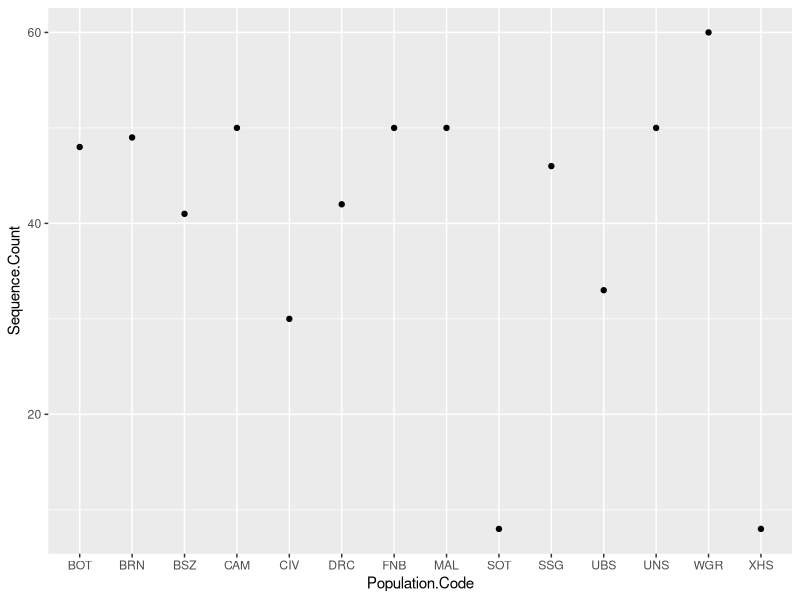
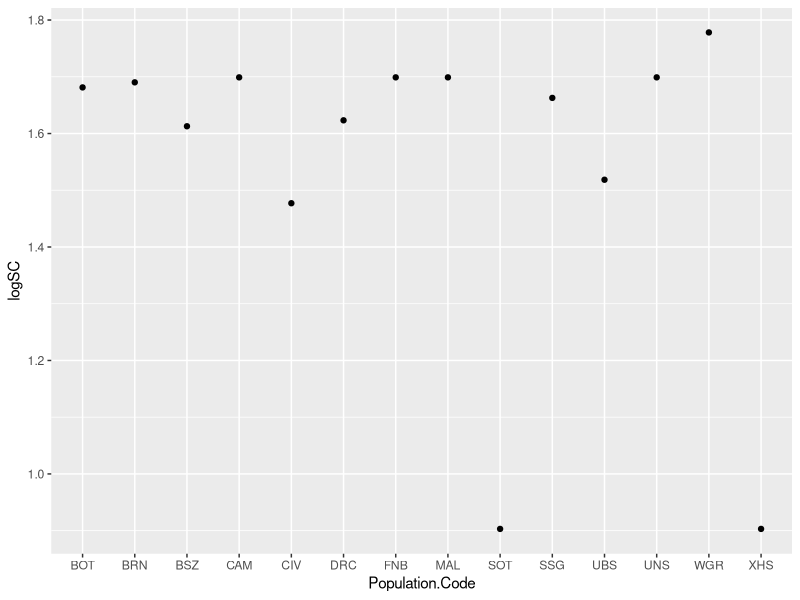
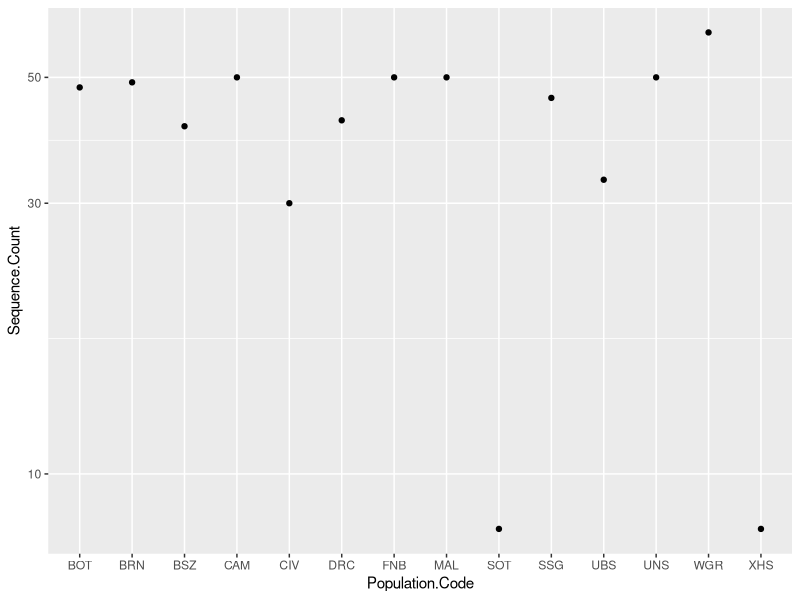
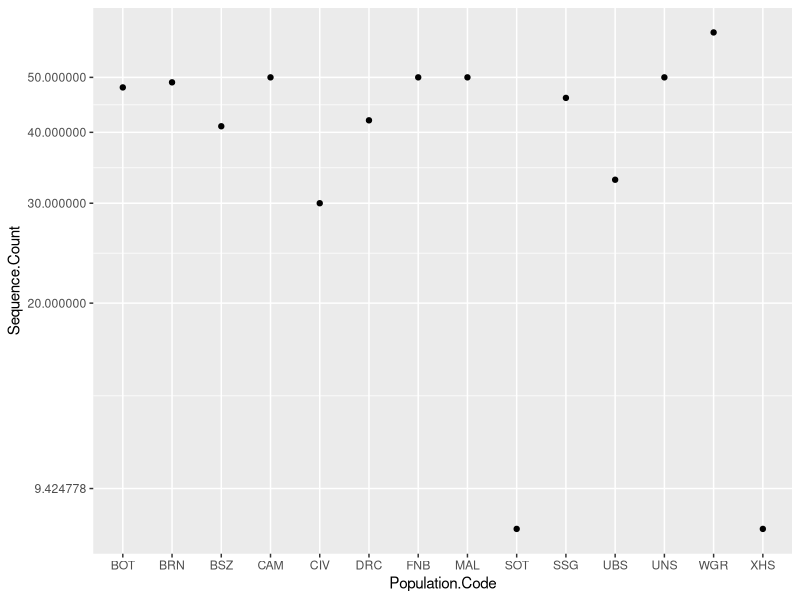
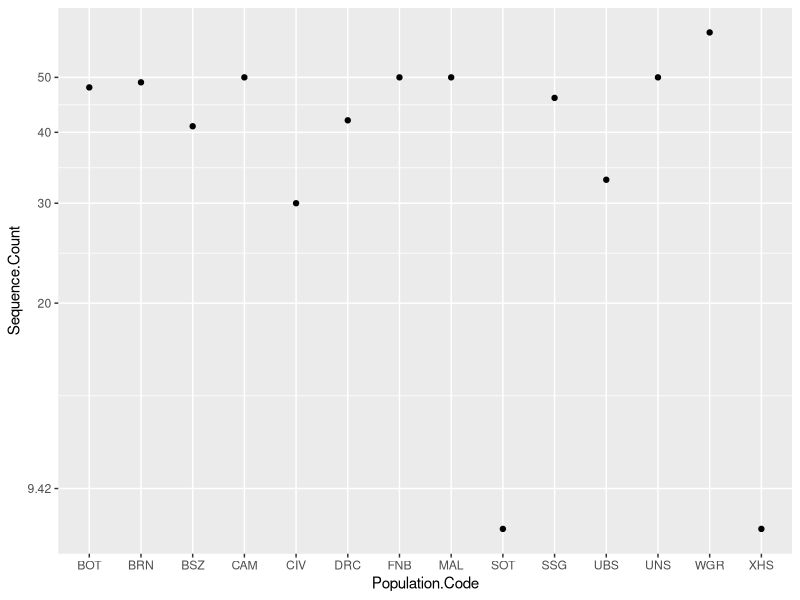
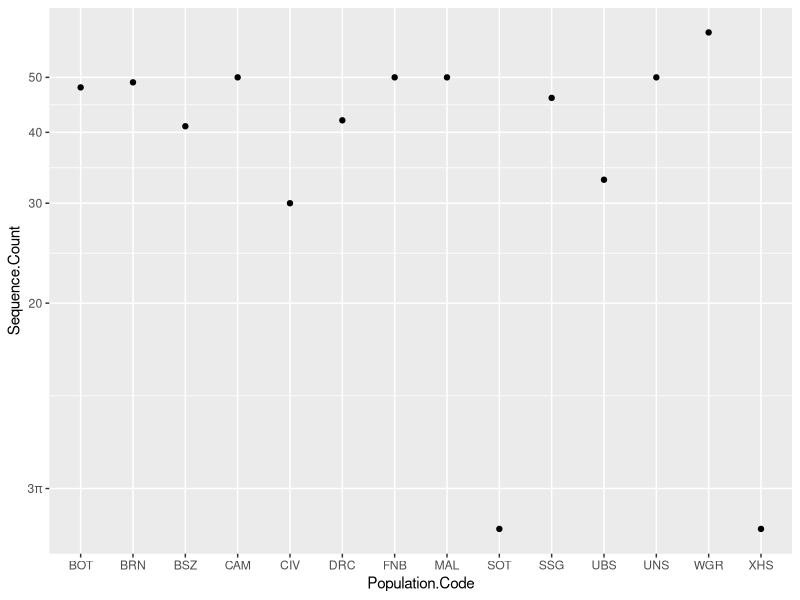
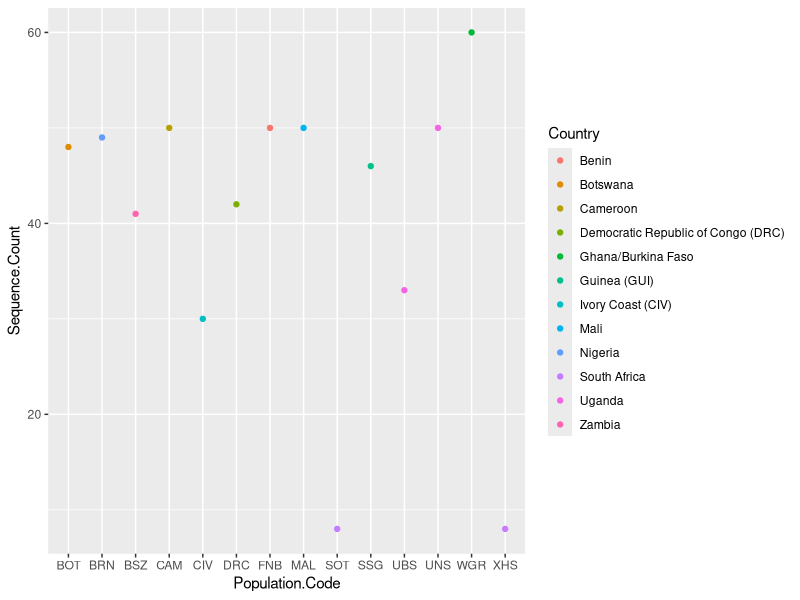
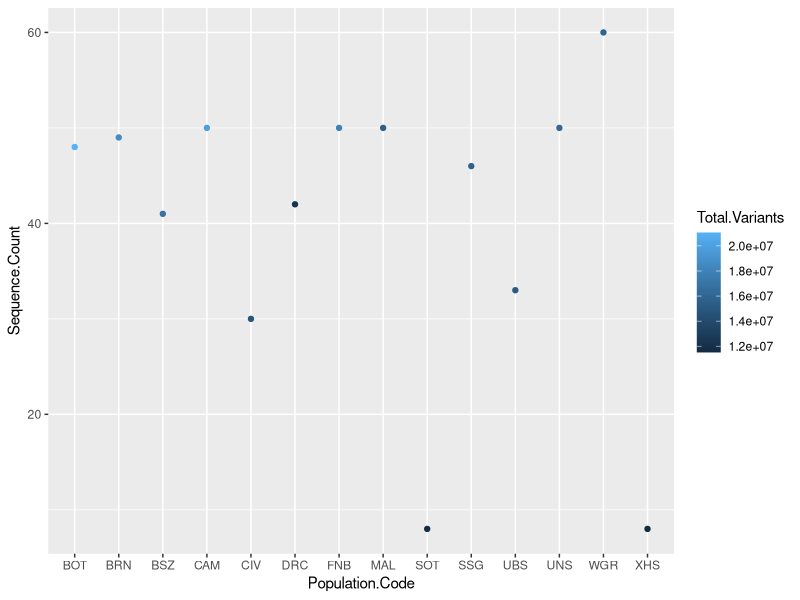

Write R code to recreate these figures, in order.
#!/usr/bin/env Rscript

#' ---
#' title: "Generating graphics in R - part I"
#' subtitle: "MSB7102: R programming and Bioconductor"
#' author: Poorani Subramanian
#' email: 'poorani.subramanian@nih.gov'
#' ---



#' Data is from:
#' 
#' Choudhury, A., Aron, S., Botigué, L.R. *et al.* High-depth African genomes inform human migration and health. *Nature* **586**, 741–748 (2020). https://doi.org/10.1038/s41586-020-2859-7
#' 
#' This paper analyzed whole genome sequencing data from 585 individuals in order to
#'  characterize their genomic variation.  The individuals
#' were separated into different populations based on their ethnolinguistic group.  The 
#' genomic variants - [single nucleotide variants](https://www.sciencedirect.com/science/article/pii/B9780124047488000083) - were characerized in different ways and summarized 
#' for each population.
#' 
#' Data cleaned in [clean_data.R](clean_data.R) 
#' 
#' read in cleaned data
data <- read.delim("Supp_Meth_T1_Supp_T4_merged.txt", stringsAsFactors = F)
names(data)[names(data) == "X.2x.within.population"] <- "gt.2x.within.population"
data


#' ## ggplot2

#' ggplot2 is based on *The Grammar of Graphics* by [Leland Wilkinson](https://www.cs.uic.edu/~wilkinson/TheGrammarOfGraphics/GOG.html).  In R, we associate [GoG with Hadley Wickham](https://vita.had.co.nz/papers/layered-grammar.pdf) the author of ggplot2.  He is very influential in R programming - started the "tidyverse."  ggplot2 is probably the MOST popular plotting package in R.

library(ggplot2)

#' ### Basics

#' 1. start with ggplot function - specify data and "aesthetics"
#' 2. add "geoms" which are the type of plot (points, lines, bars, etc)
#' 3. add "scales" which further specify the aesthetics: axes, colors, sizes
#'

#' *Aesthetics* map from variables in the data to components of the graph. A **scatterplot**
ggplot(data, aes(x=Population.Code, y=Sequence.Count)) + geom_point()


#' ## Scales (inc. Colors)
#'
#' Plot log of Sequence Count first making separate column logSC holding
#' log10 of data
data$logSC <- log10(data$Sequence.Count)
ggplot(data, aes(x=Population.Code, y=logSC)) + geom_point()



#' Could also change the scale.  *Scales* change the scale (quantitative or qualitative) of an aesthetic mapping.
ggplot(data, aes(x=Population.Code, y=Sequence.Count)) + geom_point() + scale_y_log10()




#' Change the breaks, labels (plotmath), limits
ggplot(data, aes(x=Population.Code, y=Sequence.Count)) + geom_point() + scale_y_log10(breaks=c(3*pi,20,30, 40, 50))

ggplot(data, aes(x=Population.Code, y=Sequence.Count)) + geom_point() + scale_y_log10(breaks=c(3*pi,20,30, 40, 50), labels=c(9.42, 20, 30, 40, 50))

#' very fancy label
ggplot(data, aes(x=Population.Code, y=Sequence.Count)) + geom_point() + scale_y_log10(breaks=c(3*pi, 20,30, 40, 50), labels=do.call(expression, c(bquote(3*pi), 20,30, 40, 50)))


#' We can color the points based on Country
ggplot(data, aes(x=Population.Code, y=Sequence.Count, color=Country)) + geom_point()

#' We can color the points based on total number of variants
ggplot(data, aes(x=Population.Code, y=Sequence.Count, color=Total.Variants)) + geom_point()

#' **Q:** Why the difference in the color scales?
#'
#' **A:** Because we have different classes of variables.  Total.Variants is a continuous numeric. And Country is a discrete character/factor.
class(data$Total.Variants)
class(data$Country)

#' Other continuous palettes we can use for gradients with built-in color palette
?rainbow
ggplot(data, aes(x=Population.Code, y=Sequence.Count, color=Total.Variants)) + geom_point() + scale_color_gradientn(colors=rainbow(5))


#' What factors affect Total Variants? Sequence.Count? Post.QC.Count? Approximate.Seq.Depth?
#' The dataset has one sequence/sample per individual in the study.  Does the total number of
#' variants increase with the number of sequences?  
#' 
#' We should use the Post.QC.Count column instead of Sequence.Count because some 
#' sequences were eliminated due to poor quality, so the variants were only
#' determined from those that passed QC.
ggplot(data, aes(x=Population.Code, y=Post.QC.Count, color=Total.Variants)) + geom_point() + scale_color_gradientn(colors=rainbow(5))


#' The legend represents the scale, so use scale function to change some elements.
#' Change limits to 14000000 up to 22000000.  What happens to points with
#' `Total.Variants < 14000000`?
ggplot(data, aes(x=Population.Code, y=Post.QC.Count, color=Total.Variants)) + geom_point() + scale_color_gradientn(colors=rainbow(5), limits=c(14000000, 22000000))


#' Turn off scientific notation labels using format explicitly or as function
labels <- 10^6*c(12,14,16,18,20)
newlabels <- format(labels, scientific=F)

ggplot(data, aes(x=Population.Code, y=Post.QC.Count, color=Total.Variants)) + geom_point() + scale_color_gradientn(colors=rainbow(5), labels = newlabels)

ggplot(data, aes(x=Population.Code, y=Post.QC.Count, color=Total.Variants)) + geom_point() + scale_color_gradientn(colors=rainbow(5), labels = function(x) format(x, scientific=F))


#' Change name of legend
ggplot(data, aes(x=Population.Code, y=Post.QC.Count, color=Total.Variants)) + geom_point() + scale_color_gradientn(colors=rainbow(5), labels = function(x) format(x, scientific=F), name="total num\nof variants")



#' **Let's make a plot like Fig. 3b in paper**
#' 
#' Reading the paper, Figure 3 only used the data from the H3Africa dataset
#' that had 30x sequencing depth.  So we make a subset data frame with only those
#' populations
sub <- subset(data, !is.na(Count.after.outlier.removal))

#' The populations in 3b were sorted in decreasing order of the number of Novel variants,
#' so we sort our data frame the same way.
neworder <- order(sub$Novel.variants, decreasing = T)
sub <- sub[neworder,]

#' In the paper, they say:  
#' 
#' >Novel variant discovery was also represented as a cumulative function, in which we sequentially plotted the number of novel variants that were discovered each time a new population was included.
#' 
#' I am not sure the exact method used - they may have only added the novel variants
#' that were not shared with previous population in sequential order
#' But, we do not have the fine-grained information on how many variants are shared between
#' each pair of populations.  So, we will approximate this (disregarding the shared variants) 
#' using the `cumsum` function to calculate the cumulative sum.
sub$Add.variants <- cumsum(sub$Novel.variants)
sub

ggplot(sub, aes(x=Population.Code, y=Add.variants, color=Country)) + geom_point()

#' The x-axis is not in the correct order.  What kind of scale is it?  Discrete! 
#' We use the *limits* arg of `scale_x_discrete` to change the order.
ggplot(sub, aes(x=Population.Code, y=Add.variants, color=Country)) + geom_point() + scale_x_discrete(limits=sub$Population.Code)

#' For discrete color scales, we use `scale_color_manual` to *manually* change the colors.  We give one color for every distinct value of Country in our data. And use color scale to manually set the colors(see `help(colors)` for different colors you can use).  Can also change size of points in geom_point.
length(unique(sub$Country))
colors <- c("red", "green", "yellow", "blue", "purple", "brown", "orange")

ggplot(sub, aes(x=Population.Code, y=Add.variants, color=Country)) + geom_point() + scale_x_discrete(limits=sub$Population.Code) + scale_color_manual(values=colors)

#' Increase the size of the points using *size* argument to `geom_point`. 
ggplot(sub, aes(x=Population.Code, y=Add.variants, color=Country)) + geom_point(size=3) + scale_x_discrete(limits=sub$Population.Code) + scale_color_manual(values=colors)

#' ### Saving plots
#'
#' Save most recent plot to file
ggsave("plot1.pdf")

#' Can also assign variable name to plot and then save that.
myplot <- ggplot(data, aes(x=Population.Code, y=Post.QC.Count, color=Total.Variants)) + geom_point() + scale_color_gradientn(colors=rainbow(5), labels = function(x) format(x, scientific=F), name="total num\nof variants")
ggsave("myplot.pdf", plot=myplot)

#' ## Geoms
#'
#' Change **geom** to change type of plot
ggplot(sub, aes(x=Population.Code, y=Novel.variants)) + geom_col()

#' ### Long vs wide data

#' Suppose we want to plot a **Stacked bar graph** of the novel variants, showing
#' the proportion of singletons and proportion found >=2 times in the population
sub$singleton <- sub$Novel.variants - sub$gt.2x.within.population


#' ggplot expects **long data**.  Long data is where each column corresponds to a single variable, so you can match up variables to aesthetics.

#' Use `pivot_longer` from tidyr or `melt` from reshape2
long <- reshape2::melt(sub, measure.vars = c("singleton", "gt.2x.within.population"), variable.name="Frequency", value.name = "Num.variants")

long <- tidyr::pivot_longer(sub, cols = c("singleton", "gt.2x.within.population"), names_to="Frequency", values_to="Num.variants")

#' Now we can color our bars based on the Frequency
ggplot(long, aes(x=Population.Code, y=Num.variants, fill=Frequency)) + geom_col()

#' Unstacked barplot using position dodge or fill
ggplot(long, aes(x=Population.Code, y=Num.variants, fill=Frequency)) + geom_col(position = "dodge") 
ggplot(long, aes(x=Population.Code, y=Num.variants, fill=Frequency)) + geom_col(position = "fill") 



#' ## Theme
#'
#' Can make cosmetic changes with `theme`. text angle, justification, size, background colors, etc
?theme
?element_text
ggplot(long, aes(x=Population.Code, y=Num.variants, fill=Frequency)) + geom_col() + theme(axis.text.x = element_text(angle=90, hjust=1, vjust=0.5))


#' Save your theme to a variable, so you can re-use it over and over.
mytheme <- theme_light() + theme(axis.text.x = element_text(angle=90, hjust=1, vjust=0.5))
ggplot(long, aes(x=Population.Code, y=Num.variants, fill=Frequency)) + geom_col() + mytheme


#' ## Facets
#'
#' For **pie graph** add polar coordinates mapping y to angle
#' - try different geom_col position
ggplot(long, aes(x=Population.Code, y=Num.variants, fill=Frequency)) + geom_col(position="fill") + coord_polar(theta="y")

#' plot single pie with x=0
longsub <- subset(long, Population.Code == "BOT")
ggplot(longsub, aes(x=0, y=Num.variants, fill=Frequency)) + geom_col(position="fill") + coord_polar(theta="y")

#' if we try plotting the entire dataset, it makes a single pie, adding up all the singleton
#' and gt.2x.within.population for the proportions.  can see this better if we don't use
#' *position="fill"* because then we can see the actual values instead of the proportions.
#' We see values like 2x10^6 - much greater than any value in `Num.variants` column
ggplot(long, aes(x=0, y=Num.variants, fill=Frequency)) + geom_col() + coord_polar(theta="y") 


#' to separate them out by population, use facets
ggplot(long, aes(x=0, y=Num.variants, fill=Frequency)) + geom_col(position = "fill") + coord_polar(theta="y") + facet_wrap(vars(Population.Code)) + mytheme

